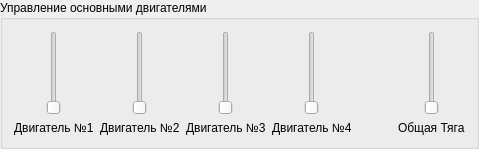
                    <widget class="QGroupBox" name="groupBox_8">
                     <property name="title">
                      <string>Управление основными двигателями</string>
                     </property>
                     <layout class="QHBoxLayout" name="horizontalLayout_26">
                      <item>
                       <layout class="QHBoxLayout" name="horizontalLayout_25">
                        <item>
                         <layout class="QVBoxLayout" name="verticalLayout_15">
                          <item>
                           <widget class="QSlider" name="verticalSlider">
                            <property name="sizePolicy">
                             <sizepolicy hsizetype="Minimum" vsizetype="Expanding">
                              <horstretch>0</horstretch>
                              <verstretch>0</verstretch>
                             </sizepolicy>
                            </property>
                            <property name="font">
                             <font>
                              <pointsize>10</pointsize>
                             </font>
                            </property>
                            <property name="orientation">
                             <enum>Qt::Vertical</enum>
                            </property>
                           </widget>
                          </item>
                          <item>
                           <widget class="QLabel" name="label_19">
                            <property name="text">
                             <string>Двигатель №1</string>
                            </property>
                           </widget>
                          </item>
                         </layout>
                        </item>
                        <item>
                         <layout class="QVBoxLayout" name="verticalLayout_16">
                          <item>
                           <widget class="QSlider" name="verticalSlider_2">
                            <property name="sizePolicy">
                             <sizepolicy hsizetype="Minimum" vsizetype="Expanding">
                              <horstretch>0</horstretch>
                              <verstretch>0</verstretch>
                             </sizepolicy>
                            </property>
                            <property name="font">
                             <font>
                              <pointsize>10</pointsize>
                             </font>
                            </property>
                            <property name="orientation">
                             <enum>Qt::Vertical</enum>
                            </property>
                           </widget>
                          </item>
                          <item>
                           <widget class="QLabel" name="label_21">
                            <property name="text">
                             <string>Двигатель №2</string>
                            </property>
                           </widget>
                          </item>
                         </layout>
                        </item>
                        <item>
                         <layout class="QVBoxLayout" name="verticalLayout_18">
                          <item>
                           <widget class="QSlider" name="verticalSlider_4">
                            <property name="sizePolicy">
                             <sizepolicy hsizetype="Minimum" vsizetype="Expanding">
                              <horstretch>0</horstretch>
                              <verstretch>0</verstretch>
                             </sizepolicy>
                            </property>
                            <property name="font">
                             <font>
                              <pointsize>10</pointsize>
                             </font>
                            </property>
                            <property name="orientation">
                             <enum>Qt::Vertical</enum>
                            </property>
                           </widget>
                          </item>
                          <item>
                           <widget class="QLabel" name="label_20">
                            <property name="text">
                             <string>Двигатель №3</string>
                            </property>
                           </widget>
                          </item>
                         </layout>
                        </item>
                        <item>
                         <layout class="QVBoxLayout" name="verticalLayout_19">
                          <item>
                           <widget class="QSlider" name="verticalSlider_5">
                            <property name="sizePolicy">
                             <sizepolicy hsizetype="Minimum" vsizetype="Expanding">
                              <horstretch>0</horstretch>
                              <verstretch>0</verstretch>
                             </sizepolicy>
                            </property>
                            <property name="font">
                             <font>
                              <pointsize>10</pointsize>
                             </font>
                            </property>
                            <property name="orientation">
                             <enum>Qt::Vertical</enum>
                            </property>
                           </widget>
                          </item>
                          <item>
                           <widget class="QLabel" name="label_23">
                            <property name="text">
                             <string>Двигатель №4</string>
                            </property>
                           </widget>
                          </item>
                         </layout>
                        </item>
                        <item>
                         <spacer name="horizontalSpacer_3">
                          <property name="orientation">
                           <enum>Qt::Horizontal</enum>
                          </property>
                          <property name="sizeHint" stdset="0">
                           <size>
                            <width>40</width>
                            <height>20</height>
                           </size>
                          </property>
                         </spacer>
                        </item>
                        <item>
                         <layout class="QVBoxLayout" name="verticalLayout_17">
                          <item>
                           <widget class="QSlider" name="verticalSlider_3">
                            <property name="sizePolicy">
                             <sizepolicy hsizetype="Minimum" vsizetype="Expanding">
                              <horstretch>0</horstretch>
                              <verstretch>0</verstretch>
                             </sizepolicy>
                            </property>
                            <property name="font">
                             <font>
                              <pointsize>10</pointsize>
                             </font>
                            </property>
                            <property name="orientation">
                             <enum>Qt::Vertical</enum>
                            </property>
                           </widget>
                          </item>
                          <item>
                           <widget class="QLabel" name="label_22">
                            <property name="text">
                             <string>Общая Тяга</string>
                            </property>
                           </widget>
                          </item>
                         </layout>
                        </item>
                       </layout>
                      </item>
                     </layout>
                    </widget>
